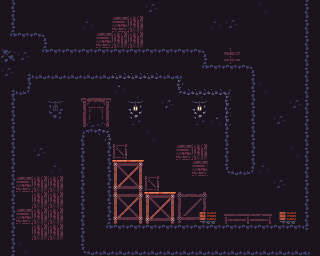

This is a level from a 2D game, rendered from its Tiled map with the project's own tilesets. A one-line summary and the complete map file follow:
An orthogonal 20x16 tile map with 16x16 px tiles, 3 tile layers (Background, Collision, Decor).

<map version="1.8" tiledversion="1.8.5" orientation="orthogonal" renderorder="right-down" width="20" height="16" tilewidth="16" tileheight="16" infinite="0" nextlayerid="4" nextobjectid="1">
 <tileset firstgid="1" source="../tilesets/Underground Mine.tsx" />
 <layer id="2" name="Background" width="20" height="16">
  <data encoding="csv">
52,52,52,52,52,52,52,52,52,37,52,52,52,52,52,52,41,52,52,52,
52,52,52,52,52,39,52,210,211,52,52,52,52,39,37,52,52,52,52,52,
52,52,52,52,52,52,210,211,211,52,52,52,52,52,52,52,52,52,52,52,
52,52,52,52,52,52,52,52,52,52,52,52,52,52,52,52,52,52,52,52,
52,52,52,52,52,52,52,52,52,52,52,52,52,52,52,52,52,52,52,52,
52,52,52,52,52,52,52,47,52,52,52,52,52,52,52,52,41,52,52,52,
52,52,52,191,52,52,52,52,196,52,45,52,196,52,52,52,52,52,37,52,
52,52,52,216,52,188,189,52,221,52,52,52,221,2147483695,52,52,52,37,52,52,
52,52,52,52,52,213,214,52,52,41,52,52,52,52,52,52,52,52,52,52,
52,52,37,52,52,210,211,52,52,52,52,210,211,52,52,52,52,52,41,52,
52,52,52,39,52,52,52,52,52,52,52,52,210,52,52,52,39,52,52,52,
52,210,211,211,52,52,52,52,52,52,52,52,52,52,52,52,52,37,52,52,
52,52,211,211,52,52,52,52,52,52,52,132,133,52,52,52,52,52,52,52,
52,210,211,211,52,52,52,52,52,52,52,157,158,52,205,206,207,52,52,52,
52,52,211,211,52,52,52,52,52,52,52,52,52,52,52,52,52,52,52,52,
41,41,52,52,52,52,52,52,52,52,52,52,52,52,52,52,52,52,52,52
</data>
 </layer>
 <layer id="1" name="Collision" width="20" height="16">
  <data encoding="csv">
112,0,0,0,0,0,0,0,0,0,0,0,0,0,0,0,0,0,0,110,
112,0,0,0,0,0,0,0,0,0,0,0,0,0,0,0,0,0,0,110,
139,86,87,0,0,0,0,0,0,0,0,0,0,0,0,0,0,0,0,110,
35,37,139,86,86,86,86,86,86,86,86,86,87,0,0,0,0,0,0,110,
37,89,136,136,136,136,136,144,144,144,136,91,139,86,86,87,0,0,0,110,
89,137,0,0,0,0,0,0,0,0,0,143,144,144,99,112,0,0,0,110,
112,0,0,0,0,0,0,0,0,0,0,0,0,0,118,112,0,0,0,110,
112,0,0,0,0,0,0,0,0,0,0,0,0,0,118,112,0,0,0,110,
112,0,0,0,0,85,95,0,0,0,0,0,0,0,110,112,0,0,0,110,
112,0,0,0,0,110,112,0,0,0,0,0,0,0,110,112,0,0,0,110,
112,0,0,0,0,110,112,127,128,0,0,0,0,0,135,137,0,0,0,110,
112,0,0,0,0,110,112,152,153,0,0,0,0,0,0,0,0,0,0,110,
112,0,0,0,0,110,112,177,178,127,128,0,0,0,0,0,0,0,0,110,
112,0,0,0,0,110,112,202,203,152,153,0,0,0,0,0,0,0,0,110,
112,0,0,0,0,110,139,86,86,86,86,86,86,86,86,86,86,86,86,141,
112,0,0,0,0,135,136,136,136,136,136,136,136,136,136,136,136,136,136,91
</data>
 </layer>
 <layer id="3" name="Decor" width="20" height="16">
  <data encoding="csv">
0,0,0,0,0,0,0,0,0,0,0,0,0,0,0,0,0,0,0,0,
0,0,0,0,0,0,0,0,0,0,0,0,0,0,0,0,0,0,0,0,
0,0,0,0,0,0,0,0,0,0,0,0,0,0,0,0,0,0,0,0,
0,0,0,0,0,0,0,0,0,0,0,0,0,0,185,0,0,0,0,0,
0,0,0,0,0,0,0,0,0,0,0,0,0,0,0,0,0,0,0,0,
0,0,0,0,0,0,0,0,0,0,0,0,0,0,0,0,0,0,0,0,
0,0,0,0,0,188,189,0,0,0,0,0,0,0,0,0,0,0,0,0,
0,0,0,0,0,213,214,0,0,0,0,0,0,0,0,0,0,0,0,0,
0,0,0,0,0,0,0,0,0,0,0,0,0,0,0,0,0,0,0,0,
0,0,0,0,0,0,0,82,0,0,0,0,0,0,0,0,0,0,0,0,
0,0,0,0,0,0,0,0,0,0,0,0,0,0,0,0,0,0,0,0,
0,0,0,0,0,0,0,0,0,82,0,0,0,0,0,0,0,0,0,0,
0,0,0,0,0,0,0,0,0,0,0,0,0,0,0,0,0,0,0,0,
0,0,0,0,0,0,0,0,0,0,0,0,261,262,0,0,0,261,262,0,
0,0,0,0,0,0,0,0,0,0,0,0,0,0,0,0,0,0,0,0,
0,0,0,0,0,0,0,0,0,0,0,0,0,0,0,0,0,0,0,0
</data>
 </layer>
</map>
